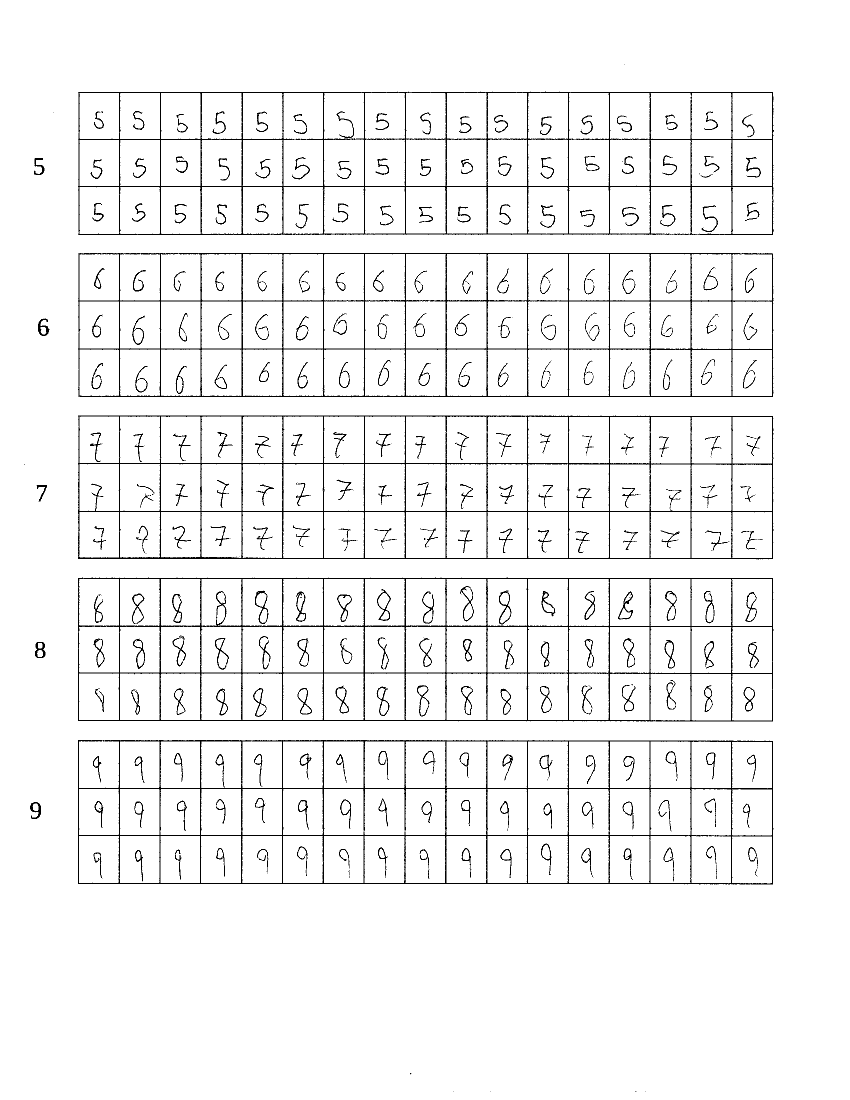
#> input picture tarea4/invest/img/input/Image_20260505_0010.png, 1700 x 2200 px (shown at 1/2 size); its folder holds only this picture in this run
$ python extract.py
#> lines starting #> are read from the running program, lines starting #| are printed output that depends on the picture; after the words box and inside, x2 and y2 are one past the last pixel; in counts of white or black regions, pixels touching at a corner belong together
import cv2
import numpy as np
import re
from pathlib import Path

DIGITS_PER_IMAGE = 5
ROWS_PER_DIGIT = 3
CELL_SIZE = 64


def get_starting_digit(image_path):
    # Usar el ULTIMO grupo de digitos (numero de secuencia: 0001, 0002...)
    # no el primero (que seria la fecha 20260505)
    matches = re.findall(r'\d+', Path(image_path).stem)
    if matches:
        num = int(matches[-1])
        return 0 if num % 2 == 1 else 5
    return 0


def binarize(gray):
    blur = cv2.GaussianBlur(gray, (5, 5), 0)
    _, binary = cv2.threshold(blur, 0, 255, cv2.THRESH_BINARY_INV + cv2.THRESH_OTSU)
    return binary


def detect_grid_lines(binary):
    h, w = binary.shape

    # Horizontal: lineas que abarcan al menos 1/8 del ancho
    hk = cv2.getStructuringElement(cv2.MORPH_RECT, (w // 8, 1))
    horiz = cv2.morphologyEx(binary, cv2.MORPH_OPEN, hk)

    # Vertical: lineas que abarcan al menos 1/50 del alto (una celda)
    vk = cv2.getStructuringElement(cv2.MORPH_RECT, (1, h // 50))
    vert = cv2.morphologyEx(binary, cv2.MORPH_OPEN, vk)

    grid = cv2.bitwise_or(horiz, vert)
    # Dilatar para cerrar gaps en intersecciones
    grid = cv2.dilate(grid, np.ones((3, 3), np.uint8), iterations=2)
    return grid


def find_cell_holes(grid, img_shape):
    h, w = img_shape

    # RETR_CCOMP: nivel 0 = estructura, nivel 1 = huecos (celdas)
    contours, hierarchy = cv2.findContours(grid, cv2.RETR_CCOMP, cv2.CHAIN_APPROX_SIMPLE)
    if hierarchy is None:
        return []

    cells = []
    min_side = min(h, w) * 0.02
    max_side = min(h, w) * 0.12

    for i, c in enumerate(contours):
        # Solo huecos (tienen padre en la jerarquía)
        if hierarchy[0][i][3] == -1:
            continue
        x, y, cw, ch = cv2.boundingRect(c)
        if cw < min_side or ch < min_side:
            continue
        if cw > max_side or ch > max_side:
            continue
        if not (0.4 < cw / ch < 2.5):
            continue
        cells.append((x, y, cw, ch))

    return cells


def cluster_into_rows(cells, tolerance=15):
    if not cells:
        return []

    items = sorted([(c[1] + c[3] // 2, c) for c in cells])
    rows = []
    current_row = [items[0][1]]
    current_y = items[0][0]

    for yc, cell in items[1:]:
        if yc - current_y < tolerance:
            current_row.append(cell)
            current_y = yc
        else:
            rows.append(current_row)
            current_row = [cell]
            current_y = yc
    rows.append(current_row)
    return rows


def label_cells(rows, starting_digit):
    """Asigna digitos usando los 4 gaps mas grandes entre filas como separadores de grupos."""
    if not rows:
        return []

    n_groups = DIGITS_PER_IMAGE  # 5 grupos por imagen

    row_y = np.array([np.mean([c[1] + c[3] // 2 for c in row]) for row in rows])

    if len(rows) >= n_groups + 1:
        gaps = np.diff(row_y)
        # Los 4 gaps mas grandes separan los 5 grupos de digitos
        boundary_rows = sorted(np.argsort(gaps)[::-1][:n_groups - 1])
        group_starts = [0] + [b + 1 for b in boundary_rows]
    else:
        # Fallback: dividir uniformemente
        group_starts = [i * ROWS_PER_DIGIT for i in range(n_groups)]

    labeled = []
    ends = group_starts[1:] + [len(rows)]
    for g_idx, (start, end) in enumerate(zip(group_starts, ends)):
        digit = starting_digit + g_idx
        if digit > 9:
            continue
        for row_idx in range(start, end):
            for cell in sorted(rows[row_idx], key=lambda c: c[0]):
                labeled.append((cell, digit))
    return labeled


def preprocess_cell(binary, x, y, w, h, size=CELL_SIZE):
    margin = max(3, min(w, h) // 10)
    x1 = max(0, x + margin)
    y1 = max(0, y + margin)
    x2 = min(binary.shape[1], x + w - margin)
    y2 = min(binary.shape[0], y + h - margin)

    if x2 <= x1 or y2 <= y1:
        return None

    cell = binary[y1:y2, x1:x2].copy()

    # Limpiar ruido con apertura morfologica
    cell = cv2.morphologyEx(cell, cv2.MORPH_OPEN, np.ones((2, 2), np.uint8))

    pixels = cv2.findNonZero(cell)
    if pixels is None or len(pixels) < 15:
        return None

    dx, dy, dw, dh = cv2.boundingRect(pixels)
    if dw < 5 or dh < 5:
        return None

    digit_crop = cell[dy:dy + dh, dx:dx + dw]

    # Centrar en cuadrado
    side = max(dw, dh)
    pad_top = (side - dh) // 2
    pad_bot = side - dh - pad_top
    pad_left = (side - dw) // 2
    pad_right = side - dw - pad_left

    padded = cv2.copyMakeBorder(digit_crop, pad_top, pad_bot, pad_left, pad_right,
                                 cv2.BORDER_CONSTANT, value=0)
    # Margen extra
    extra = size // 8
    padded = cv2.copyMakeBorder(padded, extra, extra, extra, extra,
                                  cv2.BORDER_CONSTANT, value=0)

    resized = cv2.resize(padded, (size, size), interpolation=cv2.INTER_AREA)
    _, final = cv2.threshold(resized, 50, 255, cv2.THRESH_BINARY)
    return final


def process_image(image_path):
    img = cv2.imread(str(image_path))
    if img is None:
        print(f"  No se pudo cargar: {image_path}")
        return {}

    starting_digit = get_starting_digit(image_path)
    gray = cv2.cvtColor(img, cv2.COLOR_BGR2GRAY)
    binary = binarize(gray)
    grid = detect_grid_lines(binary)
    cells = find_cell_holes(grid, binary.shape)

    if not cells:
        print(f"  No se encontraron celdas en: {Path(image_path).name}")
        return {}

    rows = cluster_into_rows(cells)
    labeled = label_cells(rows, starting_digit)

    specimens = {}
    for (x, y, w, h), digit in labeled:
        cell_img = preprocess_cell(binary, x, y, w, h)
        if cell_img is not None:
            specimens.setdefault(digit, []).append(cell_img)

    return specimens


def extract_all(input_dir="img/input", output_dir="img/output"):
#> called with input_dir = 'img/input', output_dir = 'img/output'
    input_dir = Path(input_dir)
    output_dir = Path(output_dir)

    for d in range(10):
        (output_dir / str(d)).mkdir(parents=True, exist_ok=True)

    counters = {d: 0 for d in range(10)}
    image_files = sorted(input_dir.glob("*.png")) + sorted(input_dir.glob("*.jpg"))

    for img_path in image_files:
        print(f"  Procesando: {img_path.name}")
        specimens = process_image(img_path)
#> in process_image, img is the input picture: shape (2200, 1700, 3); 95.3% white; black in thin lines or dots, all inside (x1, y1, x2, y2) = (48, 129, 1548, 2184)
#> in detect_grid_lines, `horiz = cv2.morphologyEx(binary, cv2.MORPH_OPEN, hk)`:
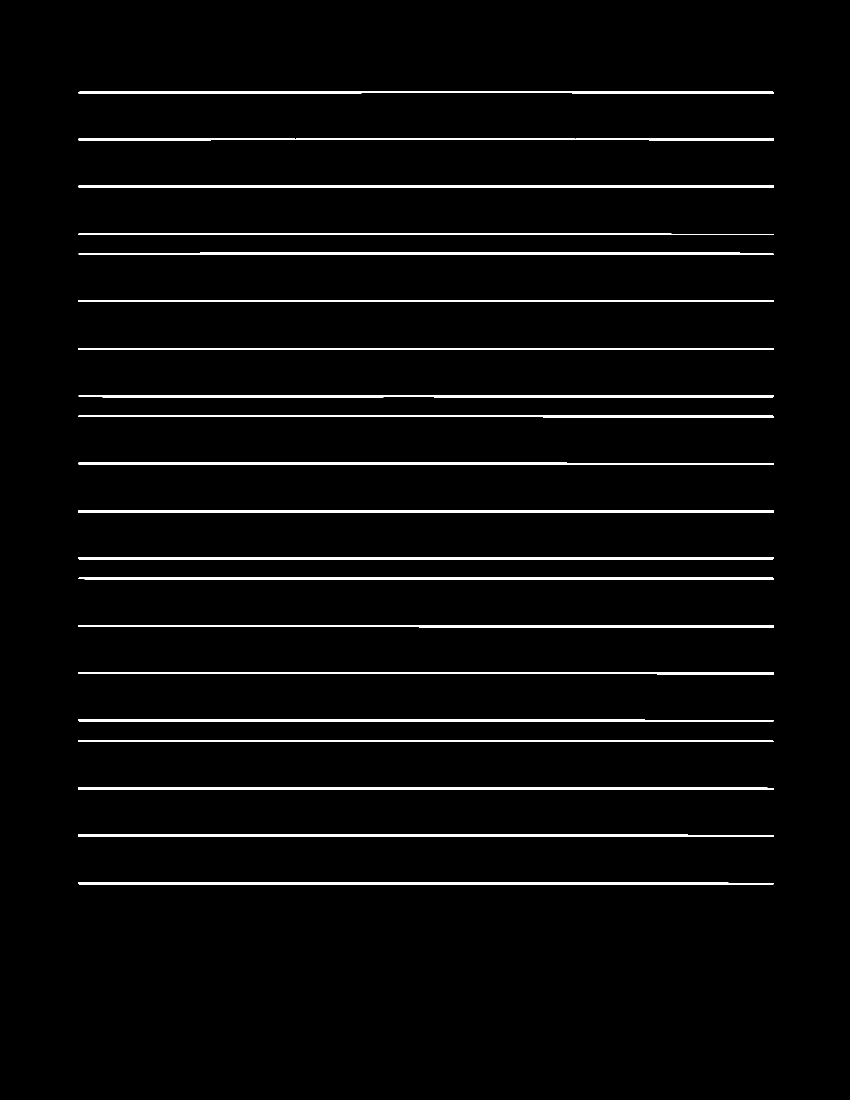
#> horiz: shape (2200, 1700) (shown at 1/2 size); 2.8% white; 20 white regions, largest, box (x1, y1, x2, y2) and area: (156, 1021, 1548, 1025) 5568, (157, 371, 1548, 375) 5564, (156, 1115, 1548, 1119) 5562
#> in detect_grid_lines, `vert = cv2.morphologyEx(binary, cv2.MORPH_OPEN, vk)`:
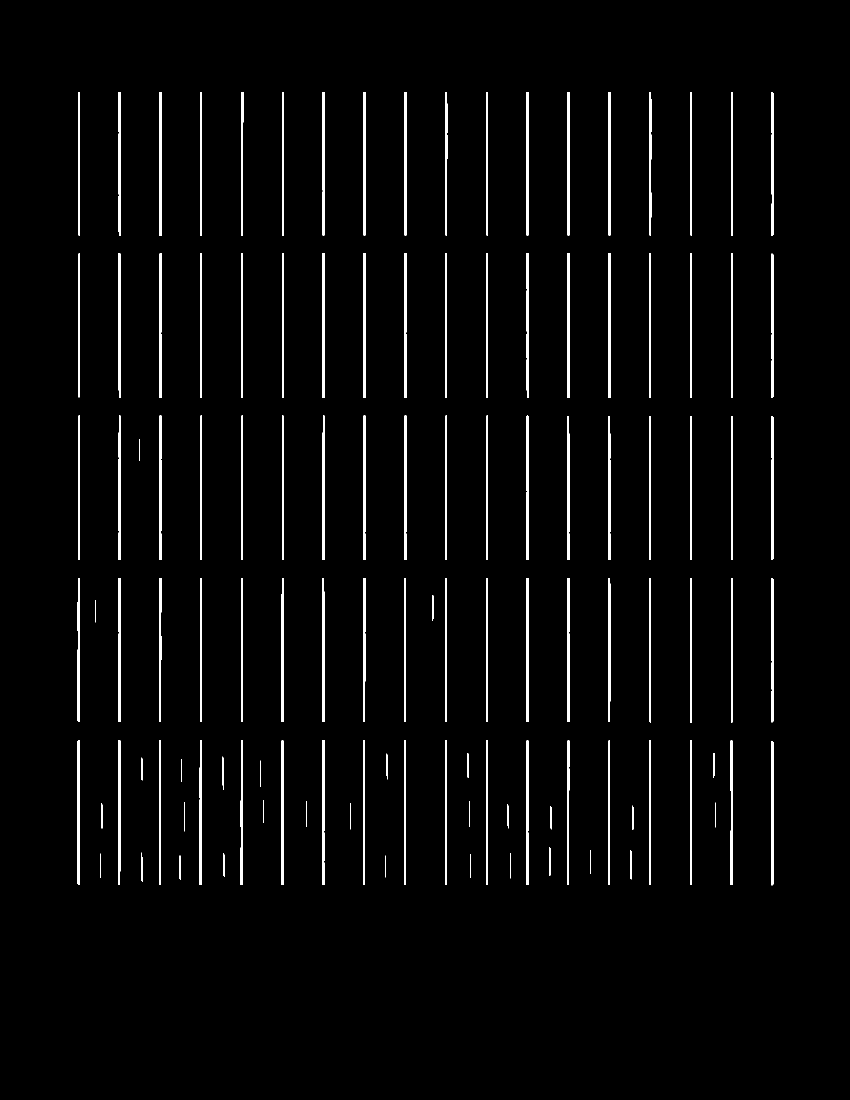
#> vert: shape (2200, 1700) (shown at 1/2 size); 2.7% white; 120 white regions, largest, box (x1, y1, x2, y2) and area: (645, 506, 649, 796) 1160, (727, 506, 731, 796) 1160, (1135, 506, 1139, 796) 1160
#> in detect_grid_lines, `grid = cv2.dilate(grid, np.ones((3, 3), np.uint8), iterations=2)`:
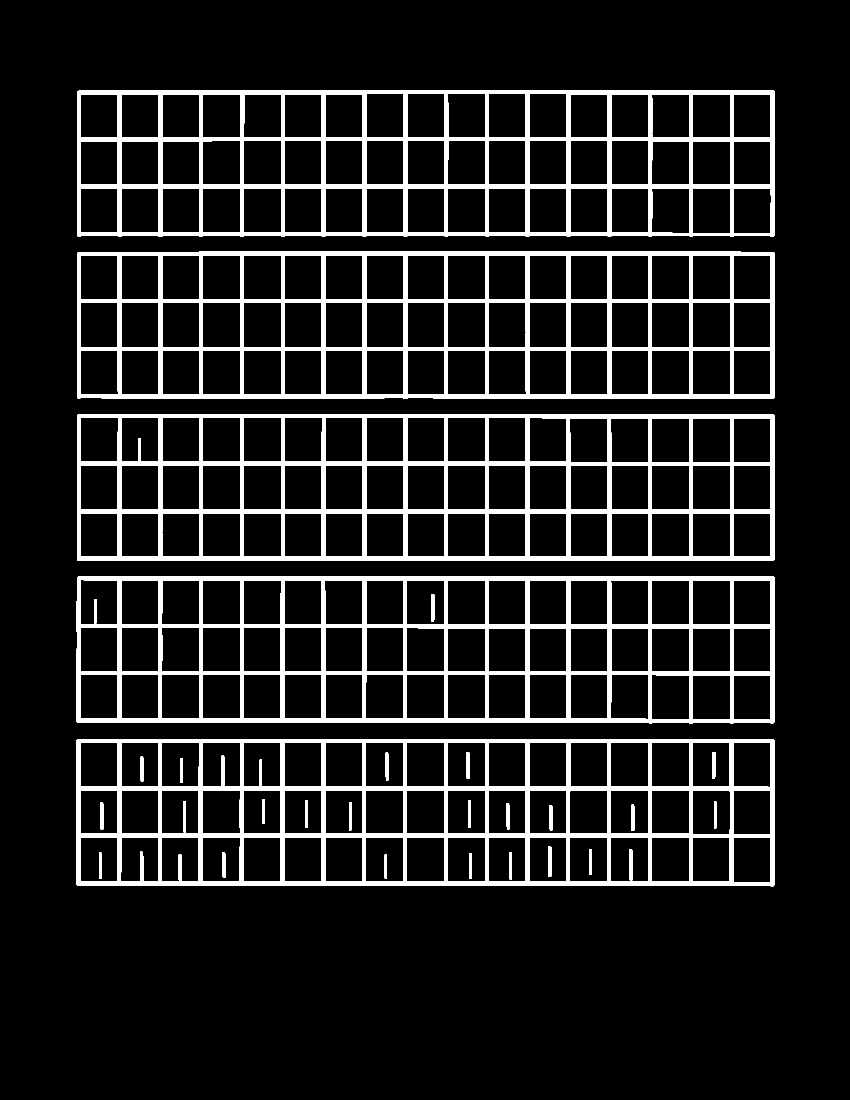
#> grid: shape (2200, 1700) (shown at 1/2 size); 11% white; 31 white regions
#> in find_cell_holes, `contours, hierarchy = cv2.findContours(grid, cv2.RETR_CCOMP, cv2.CHAIN..`: contours = 286 contours; largest, box (x1, y1, x2, y2) and area: (154, 503, 1550, 798) 408150, (153, 1478, 1550, 1773) 407352, (154, 828, 1550, 1122) 406610, (153, 1153, 1550, 1447) 406250, (154, 181, 1550, 474) 404454
#> the loop in find_cell_holes, `for i, c in enumerate(contours):` made 286 passes
#> (x, y, cw, ch) on passes 26 to 28: (1466, 1674, 76, 91), (1384, 1674, 76, 90), (1302, 1674, 77, 90)
#> after the loop in find_cell_holes, `for i, c in enumerate(contours):`: cells = 255 items, first 6: (1466, 1674, 76, 91), (1384, 1674, 76, 90), (1302, 1674, 77, 90), (1221, 1674, 76, 90), (1139, 1674, 77, 90), (1058, 1674, 76, 90)
#> in cluster_into_rows, `items = sorted([(c[1] + c[3] // 2, c) for c in cells])`: items = 255 items
#> in cluster_into_rows, `current_row = [items[0][1]]`: current_row = [(732, 187, 76, 89)]
#> in cluster_into_rows, `current_y = items[0][0]`: current_y = 231
#> the loop in cluster_into_rows, `for yc, cell in items[1:]:` made 254 passes
#> (yc, cell, current_y) on passes 1 to 8: (231, (814, 187, 76, 89), 231), (231, (895, 187, 77, 89), 231), (231, (977, 187, 75, 89), 231), (231, (1058, 187, 76, 89), 231), (231, (1140, 187, 76, 89), 231), (232, (161, 188, 75, 88), 232), (232, (242, 188, 76, 88), 232), (232, (324, 188, 76, 88), 232)
#> after the loop in cluster_into_rows, `for yc, cell in items[1:]:`: rows = 14 items
#> in process_image, `rows = cluster_into_rows(cells)`: rows = 15 items
#> in label_cells, `row_y = np.array([np.mean([c[1] + c[3] // 2 for c in row]) for row in ..`: row_y = [231.6, 325.4, 421, 554.1, 649.6, 745, 879.4, 975, 1070, 1204.9, 1299.4, 1393.2, 1529.1, 1624, 1719]
#> in label_cells, `gaps = np.diff(row_y)`: gaps = [93.71, 95.65, 133.1, 95.53, 95.41, 134.4, 95.65, 95, 134.9, 94.41, 93.88, 135.8, 94.94, 95]
#> in label_cells, `boundary_rows = sorted(np.argsort(gaps)[::-1][:n_groups - 1])`: boundary_rows = [2, 5, 8, 11]
#> in label_cells, `group_starts = [0] + [b + 1 for b in boundary_rows]`: group_starts = [0, 3, 6, 9, 12]
#> in label_cells, `ends = group_starts[1:] + [len(rows)]`: ends = [3, 6, 9, 12, 15]
#> the loop in label_cells, `for g_idx, (start, end) in enumerate(zip(group_starts, ends)):` made 5 passes
#> (start, end) on passes 1 to 5: (0, 3), (3, 6), (6, 9), (9, 12), (12, 15)
#> after the loop in label_cells, `for g_idx, (start, end) in enumerate(zip(group_starts, ends)):`: labeled = 255 items
#> the loop in process_image, `for (x, y, w, h), digit in labeled:` made 255 passes
#> (x, y, w, h, digit) on passes 30 to 32: (1140, 281, 76, 89, 5), (1222, 281, 76, 89, 5), (1303, 282, 77, 88, 5)
#> pass 1, in preprocess_cell, `cell = cv2.morphologyEx(cell, cv2.MORPH_OPEN, np.ones((2, 2), np.uint8))`:
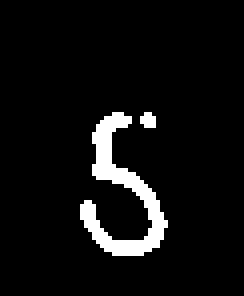
#> cell: shape (74, 61) (shown 4 times larger); 6.1% white; 2 white regions (1 under 20 px), largest, box (x1, y1, x2, y2) and area: (20, 28, 42, 64) 261
#> pass 1, in preprocess_cell, `digit_crop = cell[dy:dy + dh, dx:dx + dw]`:
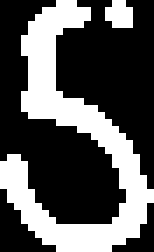
#> digit_crop: shape (36, 22) (shown 7 times larger); 34.6% white; 2 white regions (1 under 20 px), largest, box (x1, y1, x2, y2) and area: (0, 0, 22, 36) 261
#> pass 1, in preprocess_cell, `padded = cv2.copyMakeBorder(digit_crop, pad_top, pad_bot, pad_left, pa..`:
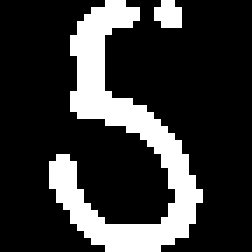
#> padded: shape (36, 36) (shown 7 times larger); 21.1% white; 2 white regions (1 under 20 px), largest, box (x1, y1, x2, y2) and area: (7, 0, 29, 36) 261

        for digit, cells in specimens.items():
            for cell_img in cells:
                out_path = output_dir / str(digit) / f"digit_{counters[digit]:05d}.png"
                cv2.imwrite(str(out_path), cell_img)
                counters[digit] += 1
#> this loop made 5 passes
#> pass 1, in extract_all, `cv2.imwrite(str(out_path), cell_img)`:
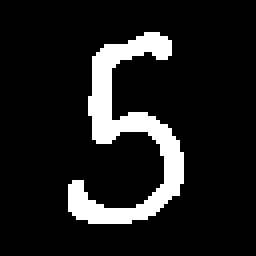
#> saved as digit_00003.png: shape (64, 64) (shown 4 times larger); 11.6% white; 1 white region, box (x1, y1, x2, y2) and area: (17, 8, 46, 56) 474

    print("\nExtraccion completada:")
    for d in range(10):
        print(f"  Digito {d}: {counters[d]} especimenes")
#> this loop made 10 passes
#|   Digito 0: 0 especimenes
#|   Digito 1: 0 especimenes
#|   Digito 2: 0 especimenes
#|   Digito 3: 0 especimenes
#|   Digito 4: 0 especimenes
#> (further printed lines are left out)

    return counters


if __name__ == "__main__":
    extract_all()
